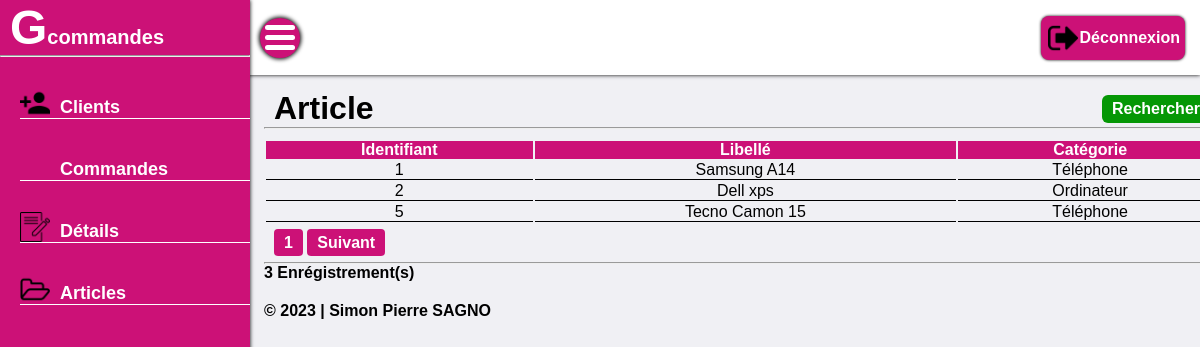
Page /article.php (signed in) on the committed database.
### tables this page shows
CREATE TABLE `t_article` (
  `id_article` int(10) UNSIGNED NOT NULL,
  `libelle` varchar(40) DEFAULT NULL,
  `type` int(10) UNSIGNED DEFAULT NULL
);

CREATE TABLE `t_categorie` (
  `id_type` int(10) UNSIGNED NOT NULL,
  `categorie` varchar(255) DEFAULT NULL
);

### article.php (the view, shortened to what this page needs)
<?php
     try{
        $pdo = new PDO("mysql:host=localhost;dbname=g_commande;charset=utf8","root","");
    }catch (PDOException $exception) {
        header("Location:404.php");
    }
?>
<!DOCTYPE html>
<html lang="en">
<head>
    <link rel="stylesheet" href="style.css">
</head>
<body>
    <div class="wrap">
        <div class="slide_bar">
            <h1>G<span>commandes</span></h1>
            <hr>
            <div class="slide_list">
                    <a href="client.php">
                        <img src="icone/client.png" alt="">
                        <span>Clients</span>
                    </a>
                    <a href="commande.php">
                        <span>Commandes</span>
                    </a>
                    <a href="detail.php">
                        <img src="icone/detail.png" alt="">
                        <span>Détails</span>
                    </a>
                    <a href="article.php">
                        <img src="icone/article.png" alt="">
                        <span>Articles</span>
                    </a>
            </div>
        </div>
        <div class="header">
            <div class="sub_option">
                <div class="menu_icon"></div>
            </div>
            <div class="subMenu_item">
                <a href="deconnexion.php" id="disconnect">
                    <img src="icone/deconnexion.png" alt="">
                    <span>Déconnexion</span>
                </a>
            </div>
        </div>
        <div class="main">
            <div class="main_option">
                <h1>Article</h1>
                <div class="main_sub_option">
                    <a href="rechArticle.php">Rechercher</a>
                </div>
            </div>
            <hr>
            <div class="main_table">
                <table>
                    <thead>
                        <tr>
                            <th>Identifiant</th>
                            <th>Libellé</th>
                            <th>Catégorie</th>
                        </tr>
                    </thead>
                    <?php
                        if (isset($_GET['page'])){
                            $page = $_GET['page'];
                        }else{
                            $page = 1;
                        }
                        $nbr_page = 10;
                        $debut = ($page-1)*10;
                        $affichage = $pdo->query("SELECT id_article, libelle, type, id_type, categorie AS t_categorie FROM t_article INNER JOIN t_categorie ON t_article.type=t_categorie.id_type LIMIT $debut,$nbr_page");
                        while($affichages = $affichage->fetch()){
                    ?>
                    <tbody>
                        <tr>
                            <td><?php echo $affichages["id_article"]; ?></td>
                            <td><?php echo $affichages["libelle"]; ?></td>
                            <td><?php echo $affichages["t_categorie"]; ?></td>
                        </tr>
                    </tbody>
                    <?php
                        }
                    ?>
                </table>
                <div class="main_pagination">
                    <?php
                        $query = $pdo->query("SELECT * FROM t_article");
                        $compteur = $query->rowCount();
                        $total = ceil($compteur/$nbr_page = 10);
                    ?>
                    <?php
                        for($i=1; $i<=$total; $i++){
                    ?>
                    <a href="article.php?page=<?php echo ($i); ?>"><?php echo $i; ?></a>
                    <?php
                        }
                        if($i>$page){
                    ?>
                    <a href="article.php?page=<?php echo ($page+1); ?>">Suivant</a>
                    <?php
                        }
                    ?>
                </div>
                <hr style="margin-top:10px">
                <?php
                    $enreg = $pdo->query("SELECT count(*) as nb from t_article");
                    while ($enregistrement = $enreg->fetch()){
                ?>
                    <p style="font-weight: 600;"><?php echo $enregistrement["nb"] . " Enrégistrement(s)"; ?></p>
                <?php
                    }
                ?>
            </div>
            <div class="footer">
                <span id="footer">© 2023 | Simon Pierre SAGNO</span>
            </div>
        </div>
    </div>
</body>
</html>

### style.css (style rules this page uses)
* { margin: 0; padding: 0; font-family: Poppins Light, sans-serif ; box-sizing: border-box; text-decoration: none; }
body { background: rgba(227, 227, 234, 0.5); }
.slide_bar { position: fixed; top: 0; left: 0; bottom: 0; width: 250px; overflow: hidden; height: 100%; background: #c17;; z-index: 10; box-shadow: 0 0 4px #000; }
.slide_bar h1 { font-size: 48px; color: #fff; margin-left: 10px; }
.slide_bar h1 span { font-size: 20px; }
.slide_list { margin-left: 20px; }
.slide_list a img { width: 30px; margin-right: 10px; }
.slide_list a { display: flex; align-items: center; margin-top: 30px; border-bottom: 1px solid #fff ; }
.slide_list a span { color: #fff; margin-top: 10px; font-weight: bold; font-size: 18px; }
.header { position: fixed; width: 86%; margin-left: 190px; height: 75px; background: #fff; display: flex; align-items: center; justify-content: space-between; box-shadow: 0 0 4px #000; }
.sub_option { display: flex; align-items: center; justify-content: space-between; margin-left: 260px; }
.menu_icon { position: relative; display: flex; align-items: center; justify-content: center; height: 40px; width: 40px; border-radius: 50%; cursor: pointer; background: #c17; box-shadow: 0 0 4px 1px #000; }
.menu_icon::before { content: ""; position: absolute; width: 30px; height: 5px; background: #fff; border-radius: 8px; box-shadow: 0 10px 0#fff; transform: translateY(-10px); }
.menu_icon::after { content: ""; position: absolute; width: 30px; height: 5px; background: #fff; border-radius: 8px; transform: translateY(10px); }
.subMenu_item { display: flex; align-items: center; margin-right: 15px; }
.subMenu_item img { width: 30px; margin: 2px; }
#disconnect { display: flex; align-items: center; background: #c17; padding: 5px; border-radius: 8px; box-shadow: 0 0 3px #000; }
#disconnect span { color: #fff; font-weight: 600; }
#disconnect img { width: 30px; }
.main { position: absolute; width: 80%; margin-left: 264px; height: 73vh; margin-top: 90px; z-index: -10; }
.main_option { display: flex; justify-content: space-between; }
.main_option h1 { margin-left: 10px; }
.main_sub_option { display: flex; align-items: center; margin-right: 10px; }
.main_sub_option a { background: rgb(5, 151, 5); padding: 5px 10px; border-radius: 6px; margin: 4px; color: #fff; font-weight: 600; }
.main_table { width: 100%; }
.main_table table { width: 100%; margin-top: 10px; }
.main_table table thead { text-align: start; background: #c17; color: #fff; }
.main_table table tbody { text-align: center; }
.main_table table tbody tr td { border-bottom: 1px solid #000; }
.main_pagination { margin-top: 10px; margin-left: 10px; }
.main_pagination a { border-radius: 4px; padding: 5px 10px; background: #c17; color: #fff; font-weight: 600; }
.footer { margin-top: 20px; }
.footer #footer { color: #000; font-weight: 600; }
@media screen and (max-width : 2500px) { .header { width: 100%; margin-left: 0; } }
@media screen and (max-width : 1500px) { .header { width: 100%; margin-left: 0; } }

### rows in the picture
t_article: id_article "1", libelle "Samsung A14", type.categorie "Téléphone"
t_article: id_article "2", libelle "Dell xps", type.categorie "Ordinateur"
t_article: id_article "5", libelle "Tecno Camon 15", type.categorie "Téléphone"

### other values in the picture
$enregistrement["nb"] "3"
